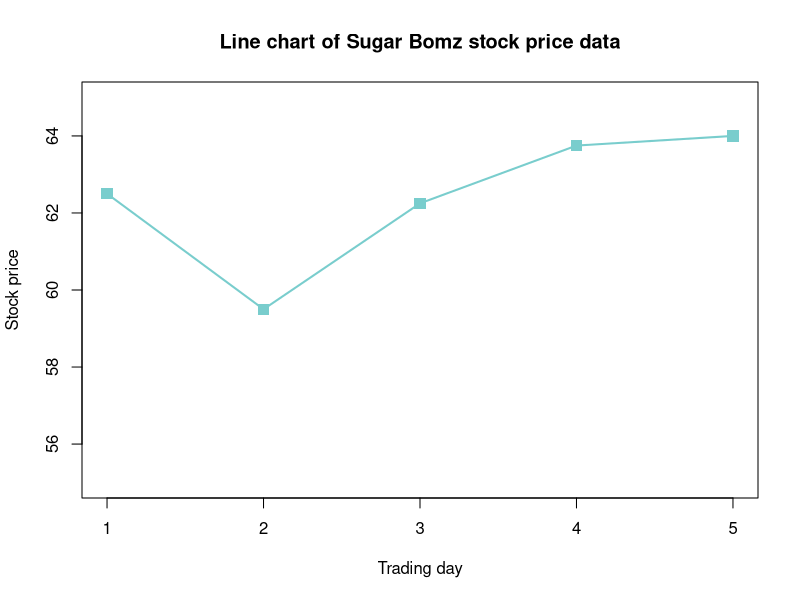
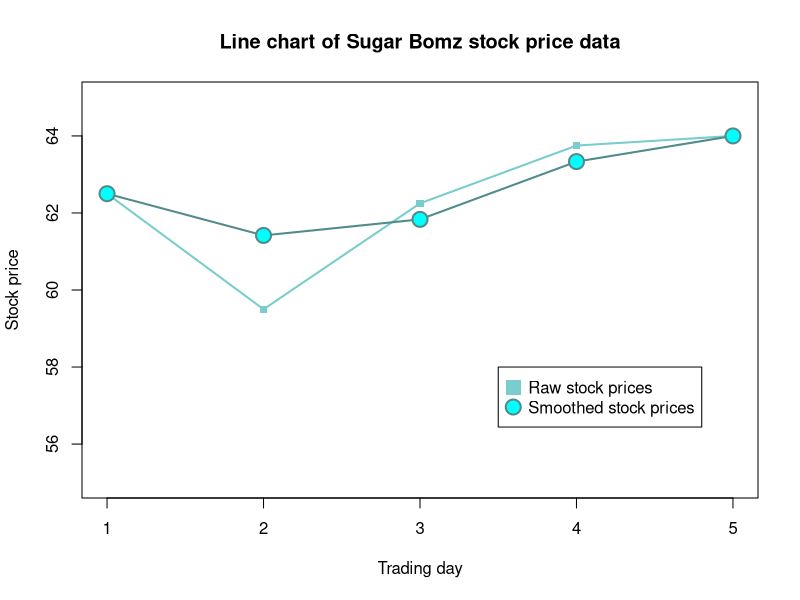
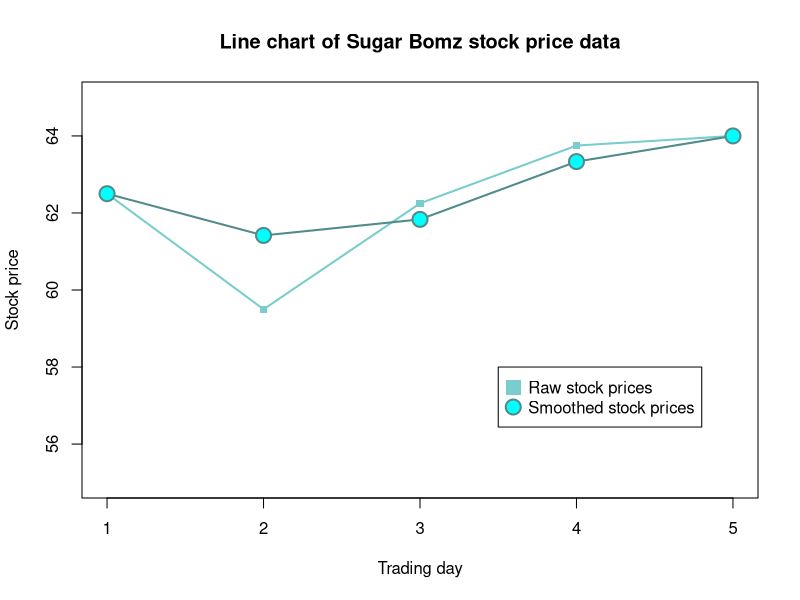

The R script that drew these images, in order:
## ---- chunk 1
trading.day.index.vector <- 1:5

sbz.stock.price.vector <-
  c( 62.50, 59.50, 62.25, 63.75, 64.00)
## ---- chunk 2
plot(
  x = NULL,
  xlim = c(1, 5),
  ylim = c(55, 65),
  main = "Line chart of Sugar Bomz stock price data",
  xlab = "Trading day",
  ylab = "Stock price"
)

lines(
  x = trading.day.index.vector,
  y = sbz.stock.price.vector,
  lty = "solid",
  lwd = 2,
  col = "darkslategray3"
)

points(
  x = trading.day.index.vector,
  y = sbz.stock.price.vector,
  pch = 15,
  cex = 1.5,
  col = "darkslategray3"
)
## ---- chunk 3
sbz.day.1.smoothed.stock.price <-
  sbz.stock.price.vector[ 1 ]

sbz.day.2.smoothed.stock.price <-
  (sbz.stock.price.vector[ 1 ] +
     sbz.stock.price.vector[ 2 ] +
     sbz.stock.price.vector[ 3 ]) /
  3

sbz.day.3.smoothed.stock.price <-
  (sbz.stock.price.vector[ 2 ] +
     sbz.stock.price.vector[ 3 ] +
     sbz.stock.price.vector[ 4 ]) /
  3

sbz.day.4.smoothed.stock.price <-
  (sbz.stock.price.vector[ 3 ] +
     sbz.stock.price.vector[ 4 ] +
     sbz.stock.price.vector[ 5 ]) /
  3

sbz.day.5.smoothed.stock.price <-
  sbz.stock.price.vector[ 5 ]

sbz.smoothed.stock.price.vector <-
    c(
        sbz.day.1.smoothed.stock.price,
        sbz.day.2.smoothed.stock.price,
        sbz.day.3.smoothed.stock.price,
        sbz.day.4.smoothed.stock.price,
        sbz.day.5.smoothed.stock.price
    )
## ---- chunk 4
plot(
  x = NULL,
  xlim = c(1, 5),
  ylim = c(55, 65),
  main = "Line chart of Sugar Bomz stock price data",
  xlab = "Trading day",
  ylab = "Stock price"
)

lines(
  x = trading.day.index.vector,
  y = sbz.stock.price.vector,
  lty = "solid",
  lwd = 2,
  col = "darkslategray3"
)

points(
  x = trading.day.index.vector,
  y = sbz.stock.price.vector,
  pch = 15,
  lwd = 2,
  col = "darkslategray3"
)

lines(
  x = trading.day.index.vector,
  y = sbz.smoothed.stock.price.vector,
  lty = "solid",
  lwd = 2,
  col = "darkslategray4"
)

points(
  x = trading.day.index.vector,
  y = sbz.smoothed.stock.price.vector,
  pch = 21,
  cex = 2,
  lwd = 2,
  bg = "cyan",
  col = "darkslategray4"
)

legend(
  x = 3.5,
  y = 58,
  legend = c( "Raw stock prices", "Smoothed stock prices" ),
  pch = c( 15, 21),
  col = c( "darkslategray3", "darkslategray4"),
  pt.bg = "cyan",
  pt.lwd = 2,
  pt.cex = 2
)
## ---- chunk 5
sbz.smoothed.stock.price.vector <-
  numeric( 5 )

sbz.smoothed.stock.price.vector[ 1 ] <-
  sbz.stock.price.vector[ 1 ]

sbz.smoothed.stock.price.vector[ 2 ] <-
  (sbz.stock.price.vector[ 1 ] +
     sbz.stock.price.vector[ 2 ] +
     sbz.stock.price.vector[ 3 ] ) /
  3

sbz.smoothed.stock.price.vector[ 3 ] <-
  (sbz.stock.price.vector[ 2 ] +
     sbz.stock.price.vector[ 3 ] +
     sbz.stock.price.vector[ 4 ] ) /
  3

sbz.smoothed.stock.price.vector[ 4 ] <-
  (sbz.stock.price.vector[ 3 ] +
     sbz.stock.price.vector[ 4 ] +
     sbz.stock.price.vector[ 5 ] ) /
  3


sbz.smoothed.stock.price.vector[ 5 ] <-
  sbz.stock.price.vector[ 5 ]
## ---- chunk 6
plot(
  x = NULL,
  xlim = c(1, 5),
  ylim = c(55, 65),
  main = "Line chart of Sugar Bomz stock price data",
  xlab = "Trading day",
  ylab = "Stock price"
)

lines(
  x = trading.day.index.vector,
  y = sbz.stock.price.vector,
  lty = "solid",
  lwd = 2,
  col = "darkslategray3"
)

points(
  x = trading.day.index.vector,
  y = sbz.stock.price.vector,
  pch = 15,
  lwd = 2,
  col = "darkslategray3"
)

lines(
  x = trading.day.index.vector,
  y = sbz.smoothed.stock.price.vector,
  lty = "solid",
  lwd = 2,
  col = "darkslategray4"
)

points(
  x = trading.day.index.vector,
  y = sbz.smoothed.stock.price.vector,
  pch = 21,
  cex = 2,
  lwd = 2,
  bg = "cyan",
  col = "darkslategray4"
)

legend(
  x = 3.5,
  y = 58,
  legend = c( "Raw stock prices", "Smoothed stock prices" ),
  pch = c( 15, 21),
  col = c( "darkslategray3", "darkslategray4"),
  pt.bg = "cyan",
  pt.lwd = 2,
  pt.cex = 2
)
